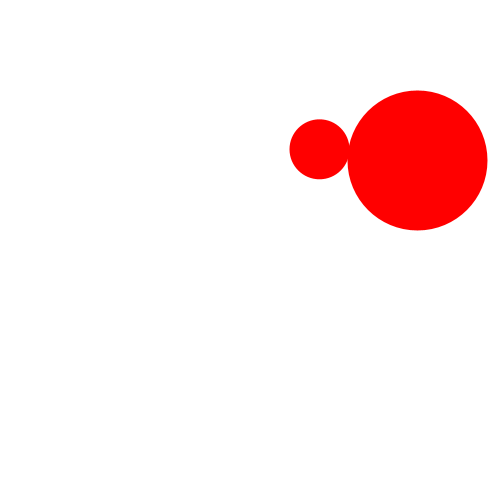
Frame 1 (no input)
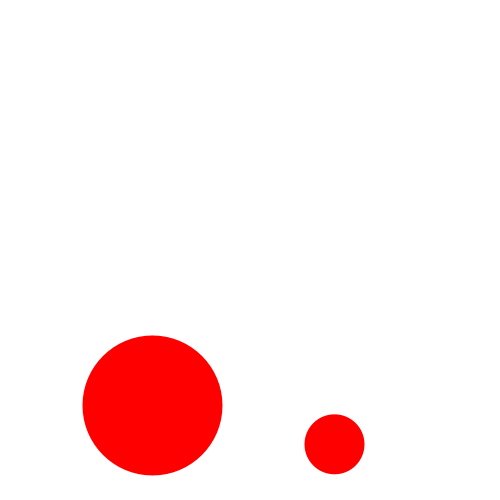
Frame 60 (the mouse pressed at the canvas centre just before this capture)
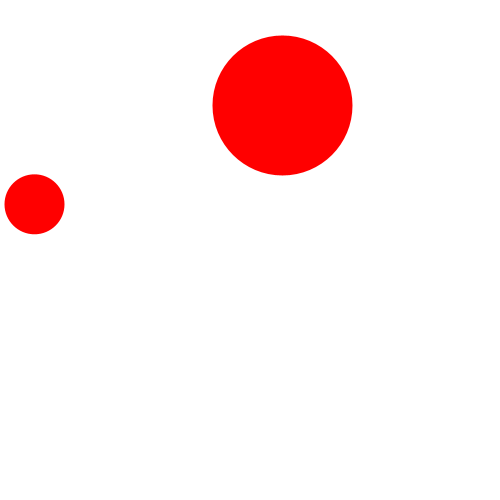
Frame 120 (the mouse held since frame 60 and released just before this capture)

The Processing sketch that drew these frames (run headless with seeded random() and noise(); from frame 60 on, the mouse is pressed at the canvas centre):

// Processing sketch: bouncerClass
// ── bouncerClass.pde
Bouncer b;
Bouncer b1;

void setup() {
  size(500,500);  
  b = new Bouncer(30, 5, 5);
  b1 = new Bouncer(70, 5, 5);
}

void draw() {
  background(255);
  b.update();
  b.display();
  
  b1.update();
  b1.display();
}
// ── Bouncer.pde
class Bouncer {
  
  float posX;
  float posY;
  float speedX;
  float speedY;
  int radius;
  
  Bouncer(int r, float _speedX, float _speedY) {
    radius = r;
    speedX = r*60; 
    posX = random(radius, width-radius);
    posY = random(radius, height-radius);
    speedX = _speedX;
    speedY = _speedY;
  }
  
  //how it works
  void update(){
    posX += speedX;
    posY += speedY;
    
    if (posX < radius || posX > width-radius) {
      speedX = -speedX;
    }
    
    if (posY < radius || posY > height-radius) {
      speedY = -speedY;
    }
  }
  
  //how it looks
  void display() {
    noStroke();
    fill(255,0,0);
    ellipse(posX,posY,radius*2,radius*2);
  }
  
}
